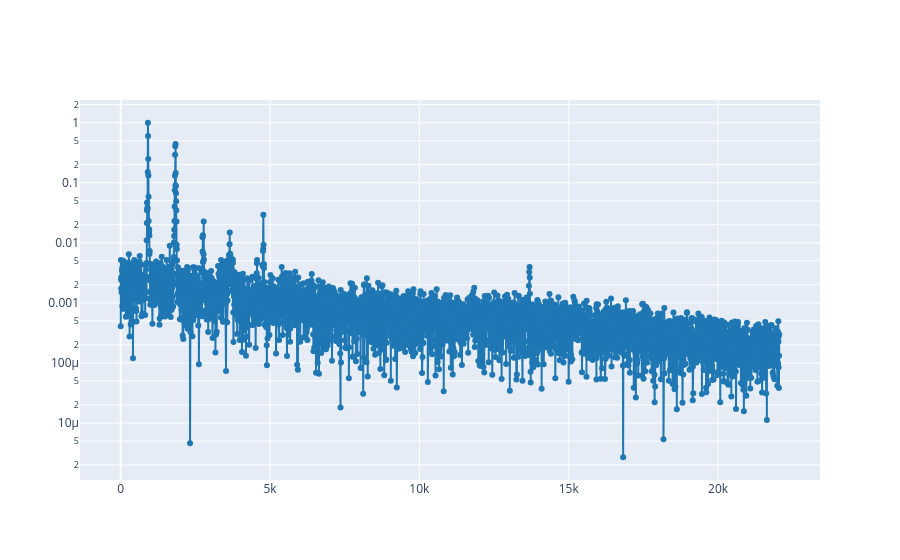

The notebook cell saved with this chart:
### Markdown cell above
We can plot the spectrum (one slice of the spectrogram) of the signal at an specific time using the `plot_spectrum_at` function. For instance, we can see the spectrum of the signal at the 0.5 seconds:

### Code cell
# Espectograma en un temps concret (t=0.5 s)
plot_spectrum_at(ff, tt, S, 0.5)

### Figure 1 — Plotly figure (JSON) as saved in the notebook; plotly's stock layout.template omitted (floating-point values rounded to 4 significant figures; data arrays with more than 128 entries replaced by an {"elided": "..."} marker saying what was removed)
{"data": [{"line": {"color": "#1f77b4", "shape": "linear"}, "mode": "lines+markers", "type": "scatter", "x": {"elided": "4097 float values"}, "y": {"elided": "4097 float values"}}], "layout": {"yaxis": {"type": "log"}}}
